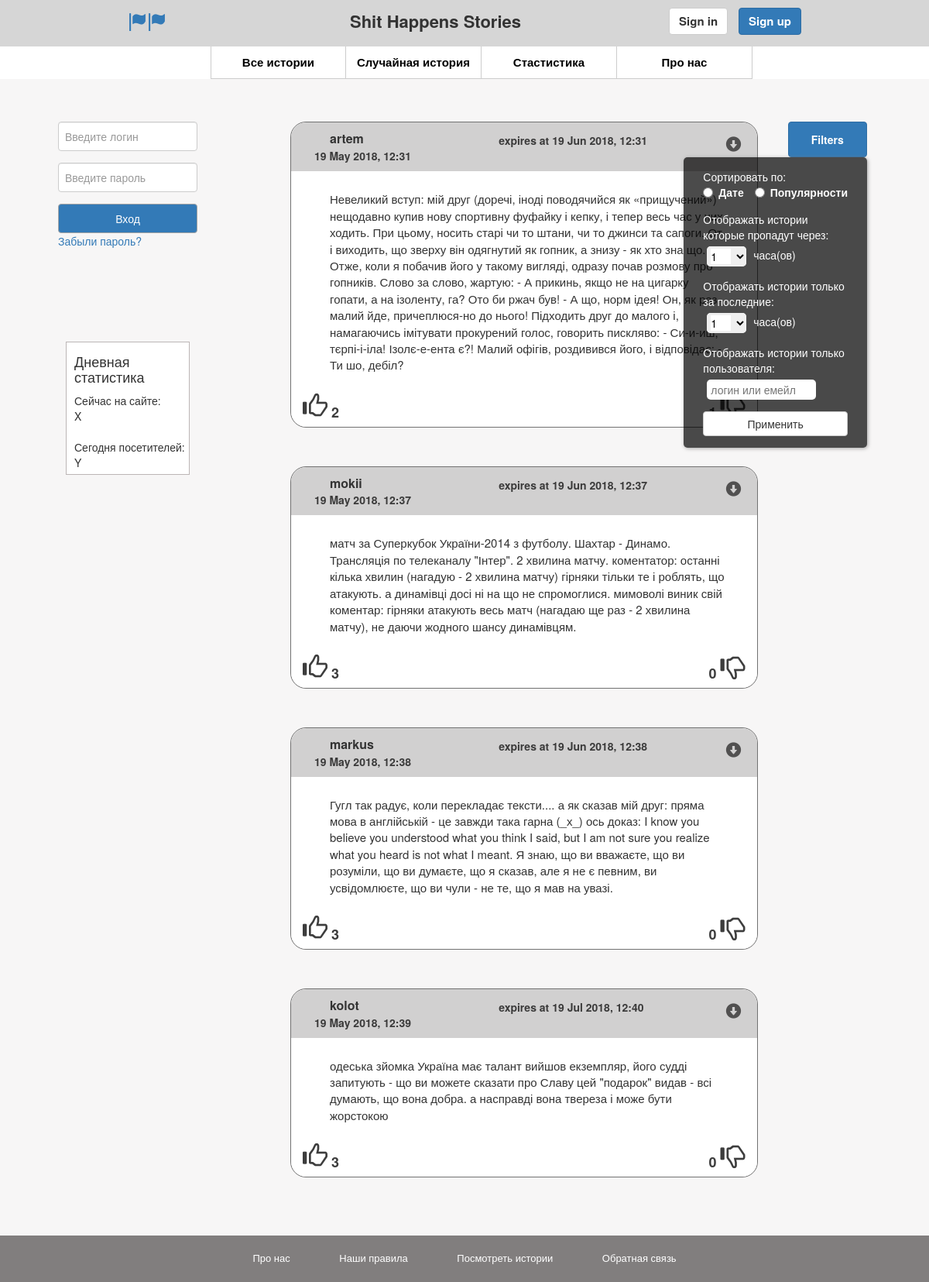
The app's page /mainsite/ShitHappens with its own data.
### mainsite/models.py (models this page shows, shortened)
class Story(models.Model):
    user_id = models.ForeignKey(User, on_delete=models.CASCADE)
    story_content = models.CharField(max_length=2048,null=False)
    create_date = models.DateTimeField(null=False)
    expire_date = models.DateTimeField(null=True)
    like_count = models.IntegerField(null=False)
    dislike_count = models.IntegerField(null=False)
    is_active = models.BooleanField(null=False)

### mainsite/views.py (the view)
# urls.py: path('ShitHappens', views.shithappens),
def shithappens(request):
	stories = Story.objects.all()
	data = { "stories": stories }
	return render(request, "ShitHappens.html", context=data)

### templates/ShitHappens.html (shortened to what this page needs)
{% extends "base.html" %}
{% load staticfiles %}
{% block content %}
	<div>
		<div class="myContainer">
			<div class="myContent">
				<div class="col-xs-3 text-justify">
					{% if user.is_authenticated %}
						{% include "myMenu.html" %}
					{% else %}
						{% include "sideLoginOffer.html" %}
					{% endif %}
					{% include "dayStat.html" %}
				</div>
				<div class="col-xs-9 myCreateStory-Filters">
					<div class="col-xs-10 myWall">
						<div>
							{% for story in stories %}
								{% include "storyTemplate.html" %}
							{% endfor %}
						</div>
					</div>
					<div class="col-xs-2">
						<button class="btn btn-primary filtersBtn" onclick="if (this.nextElementSibling.style.display!='none') this.nextElementSibling.style.display='none'; else this.nextElementSibling.style.display='block';">Filters</button>
						{% include "filters.html" %}
					</div>
				</div>
			</div>
		</div>
	</div>
{% endblock content %}

### templates/base.html (shortened to what this page needs)
<!DOCTYPE html>
{% load staticfiles %}
<html>
	<head>
		<link rel="stylesheet" href="{% static 'bootstrap/bootstrap.min.css' %}">
		<link rel="stylesheet" href="{% static 'css/commonStyles.css' %}">
		{% block links %}
			<link rel="stylesheet" href="{% static 'css/myMenu.css' %}">
			<link rel="stylesheet" href="{% static 'css/storyTemplateStyles.css' %}">
			<link rel="stylesheet" href="{% static 'css/filter.css' %}">
			<link rel="stylesheet" href="{% static 'css/createStoryStyles.css' %}">
		{% endblock links %}
	</head>
	<body>
		{% block header %}
			{% include "header.html" %}
		{% endblock header %}
		{% block nav %}
			{% include "nav.html" %}
		{% endblock nav %}
		{% block content %}{% endblock content %}
		{% block footer %}
			{% include "footer.html" %}
		{% endblock footer %}
	</body>
</html>

### templates/header.html
<header>
    <div>
        <div class="col-xs-2">
            <div class="myIconsContainer">
                <a class="myIconslink">
                    <span class="glyphicon glyphicon-flag"></span><span class="glyphicon glyphicon-flag"></span>
                </a>
            </div>
        </div>
        <div class="col-xs-7">
            <div class="myTitle">
                <h3>Shit Happens Stories</h3>
            </div>
        </div>
        <div class="col-xs-3">
            <div class="myBtns">
                <button class="btn btn-default">Sign in</button>
                <button class="btn btn-primary">Sign up</button>
            </div>
        </div>
    </div>
</header>

### templates/nav.html (shortened to what this page needs)
<nav>
	<div>
		<ul>
			<li id="mySecondChild"><a href="ShitHappens">Все истории</a></li><li><a href="#">Случайная история</a></li><li><a href="Stat">Стастистика</a></li><li><a href="AboutUs">Про нас</a></li>
		</ul>
	</div>
</nav>

### templates/sideLoginOffer.html
<div class="mySideMenuLogin">
	<form action="", role="form">
		<div class="form-group">
			<input type="email" class="form-control" name="login" placeholder="Введите логин">
		</div>
		<div class="form-group">
			<input type="password" class="form-control" name="email" placeholder="Введите пароль">
		</div>
		<input type="submit" name="" class="btn btn-primary" value="Вход">
		<a href="#">Забыли пароль?</a>
	</form>
</div>

### templates/dayStat.html
<div class="myDayStat">
	<h4>Дневная статистика</h4>
	<div>
		Сейчас на сайте: <br/> <span>X</span>
		<br/>
		<br/>
		Сегодня посетителей: <br/> <span>Y</span>
	</div>
</div>

### templates/storyTemplate.html
<div class="myStory">
	<div class="row myStoryHeader">
		<div class="col-xs-5">
			<div class="text-left myStoryLogin">{{ story.user_id }}</div>
			<div class="text-left myStoryDate">{{ story.create_date|date:"d M Y, H:i" }}</div>
		</div>
		<div class="col-xs-6">
			<div class="myStoryDuration">expires at {{ story.expire_date|date:"d M Y, H:i" }}</div>
		</div>
		<div class="col-xs-1 text-right">
			<span class="mystoryoptionsbtn glyphicon glyphicon-circle-arrow-down"></span>
		</div>
	</div>
	<div class="myStoryContent">
		<p>
			{{ story.story_content }}
		</p>
	</div>
	<div class="myStoryFooter">
		<div class="col-xs-3 text-left">
			<span class="glyphicon glyphicon-thumbs-up"></span> <span>{{ story.like_count }}</span>
		</div>
		<div class="col-xs-6"></div>
		<div class="col-xs-3 text-right">
			<span>{{ story.dislike_count }}</span> <span class="glyphicon glyphicon-thumbs-down"></span>
		</div>
	</div>
</div>

### templates/filters.html (shortened to what this page needs)
<html>
<body>
    <div class="myFilterOuterCon">
        <div class="myFilterCon">
            <div class="myFilterOverlay"></div>
            <div class="myFilterInnerCon">
                <div class="myFilterSortRadioCon">
                    <span>Сортировать по:</span>
                    <br>
                    <div class="radio-inline">
                        <label>
                            <input type="radio" name="optradio">Дате</label>
                    </div>
                    <div class="radio-inline">
                        <label>
                            <input type="radio" name="optradio">Популярности</label>
                    </div>
                </div>
                <div class="myFilterExpireSelect">
                    <span>Отображать истории которые пропадут через: </span>
                    <br>
                    <div class="myFilterDropdownInput">
                        <input type="text" name="format" size="1" value="1">
                    </div>
                    <span>часа(ов)</span>
                </div>
                <div class="myFilterLastTimeSelect">
                    <span>Отображать истории только за последние: </span>
                    <br>
                    <div class="myFilterDropdownInput">
                        <input type="text" name="format" size="1" value="1">
                    </div>
                    <span>часа(ов)</span>
                </div>
                <div class="myFilterUserSelect">
                    <span>Отображать истории только пользователя: </span>
                    <br>
                    <input type="text" name="format" size="15" value="" placeholder="логин или емейл">
                </div>
                <button type="button" class="btn btn-default btn-block" id="myFilterApplyBtnId">Применить</button>
            </div>
        </div>
    </div>
</body>
</html>

### templates/footer.html
<footer>
    <ul>
        <li><a href="AboutUs">Про нас</a></li>
        <li><a href="AboutUs">Наши правила</a></li>
        <li><a href="ShitHappens">Посмотреть истории</a></li>
        <li><a href="AboutUs">Обратная связь</a></li>
    </ul>
</footer>

### static/css/commonStyles.css (style rules this page uses)
body { background-color: #F7F6F6; min-width: 1100px; }
header { box-sizing: border-box; background-color: #D6D6D6; height: 60px; }
header > div { height: 60px; padding-top: 5px; }
header > div, nav > div { width: 900px; margin: auto; }
.myIconsContainer { text-align: left; margin-top: 10px; }
.myIconslink > span { font-size: 25px; }
.myTitle { text-align: center; }
.myTitle > h3 { margin-top: 10px; font-size: 22px; font-weight: 600; }
.myBtns { text-align: right; }
.myBtns > button { font-size: 15px; font-weight: 600; margin: 5px 0 0 10px; }
nav { background-color: white; margin-bottom: 30px; }
nav > div > ul { text-align: center; margin: 0; padding-left: 0; }
#mySecondChild { border-left: 1px solid #CCCCCC }
nav a { font-size: 30px; }
nav > div > ul > li { display: inline-block; border-bottom: 1px solid #CCCCCC; border-right: 1px solid #CCCCCC; box-sizing: border-box; width: 175px; }
nav > div > ul > li > a { color: black; font-weight: bolder; font-size: 15px; padding: 10px 0 5px; display: inline-block; width: 100%; transition: 0.5s; border-bottom: 5px solid transparent; }
footer { box-sizing: border-box; height: 60px; background-color: #817E7E; color: white; }
footer > ul { text-align: center; font-size: 13px; padding: 10px; margin: 0; }
footer > ul > li { display: inline-block; padding: 10px 30px; }
footer > ul > li > a { color: white; }

### static/css/myMenu.css (style rules this page uses)
.myContainer { width: 1100px; margin: auto; }
.myContent { overflow: hidden; min-height: 550px; }
.myContent > div:first-child { padding: 25px; }
.myDayStat { padding: 5px 5px 5px 10px; margin: 120px 10px 50px; border: 1px solid #BCB6B6; background-color: white; width: 160px; }
.mySideMenuLogin .form-control { padding: 18px 8px; }
.mySideMenuLogin input[type="submit"] { width: 80%; font-size: 14px; padding: 8px; border: 1px solid #A4A4A4; }
.mySideMenuLogin input[type="email"], .mySideMenuLogin input[type="password"] { width: 80%; }
.filtersBtn { width: 100%; font-size: 14px; font-weight: bolder; padding: 12px 15px; margin-top: 25px; }
.myWall { padding: 25px 10px 25px 25px; }
.myWall > div:first-child { padding: 0 14px 0 10px; }

### static/css/storyTemplateStyles.css (style rules this page uses)
.myStory { border: 1px solid #727272; border-radius: 20px; box-sizing: border-box; margin-bottom: 50px; }
.myStoryHeader, .myStoryFooter { box-sizing: border-box; background-color: #D1D0D0; border-radius: 20px 20px 0 0; padding: 10px 15px; margin: 0; }
.myStoryContent { box-sizing: border-box; background-color: white; padding: 25px 40px 15px 50px; font-size: 15px; }
.myStoryFooter { background-color: white; border-radius: 0 0 20px 20px; padding: 0 0 5px; overflow: auto; }
.myStoryFooter > div, .myStoryDate, .myStoryDuration { font-size: 18px; font-weight: bolder; opacity: 0.95; }
.myStoryFooter > div:first-child > span:first-child, .myStoryFooter > div:nth-child(3) > span:nth-child(2) { font-size: 32px; transition: 0.2s; }
.myStoryLogin { font-size: 16px; font-weight: bolder; padding-left: 20px; }
.myStoryDate, .myStoryDuration { font-size: 14px; }
.myStoryDuration { height: 100%; vertical-align: bottom; line-height: 100%; display: inline-block; }
.myStoryHeader > div:nth-child(3) { padding: 5px; font-size: 20px; color: #515050; }
.myStoryHeader > div:nth-child(3) > span { transition: 0.3s; }
.mystoryoptionsbtn { cursor: pointer; display: inline-block; user-select: none; }

### static/css/filter.css (style rules this page uses)
.myFilterOuterCon { position: relative; }
.myFilterCon { position: absolute; right: 0px; padding: 0; margin: 0; border: 0; z-index: 1; }
.myFilterOverlay { position: absolute; background-color:black; border-radius: 5px; width: 100%; height: 100%; opacity: 0.70; z-index: -1; box-shadow: 1px 1px 5px grey; }
.myFilterInnerCon { padding: 15px 25px; color: white; }
.myFilterSortRadioCon { white-space: nowrap; margin-bottom: 10px; }
.myFilterExpireSelect { margin-bottom: 10px; }
.myFilterDropdownInput { position: relative; font-size: inherit; border-radius: 5px; background-color: white; overflow: hidden; padding: 3px 5px; margin: 5px; padding-right: 20px; display: inline-block; vertical-align: middle; z-index: 1; }
.myFilterDropdownInput > input { color: black; display: inline-block; padding: 0; margin: 0; border: 0; }
.myFilterLastTimeSelect { margin-bottom: 10px; }
.myFilterUserSelect { margin-bottom: 10px; }
.myFilterUserSelect > input { color: black; border-radius: 5px; padding: 3px 5px; margin: 5px; border:0; }
#myFilterApplyBtnId { padding: 5px; margin: 0; }

### records on screen
Story: user_id "artem", create_date "19 May 2018, 12:31", expire_date "19 Jun 2018, 12:31", story_content "Невеликий вступ: мій друг (доречі, іноді поводячийся як «прищучений») нещодавно купив нову спортивну фуфайку і кепку, і тепер весь час у них ходить. При цьому, носить старі чи то штани, чи то джинси та сапоги. От і виходить, що зверху він одягнутий як гопник, а знизу - як хто зна що. Отже, коли я побачив його у такому вигляді, одразу почав розмову про гопників. Слово за слово, жартую: - А прикинь, якщо не на цигарку гопати, а на ізоленту, га? Ото би ржач був! - А що, норм ідея! Он, як раз, малий йде, причеплюся-но до нього! Підходить друг до малого і, намагаючись імітувати прокурений голос, говорить пискляво: - Си-и-иш, тєрпі-і-іла! Ізолє-е-ента є?! Малий офігів, роздивився його, і…", like_count "2"
Story: user_id "mokii", create_date "19 May 2018, 12:37", expire_date "19 Jun 2018, 12:37", story_content "матч за Суперкубок України-2014 з футболу. Шахтар - Динамо. Трансляція по телеканалу \"Інтер\". 2 хвилина матчу. коментатор: останні кілька хвилин (нагадую - 2 хвилина матчу) гірняки тільки те і роблять, що атакують. а динамівці досі ні на що не спромоглися. мимоволі виник свій коментар: гірняки атакують весь матч (нагадаю ще раз - 2 хвилина матчу), не даючи жодного шансу динамівцям.", like_count "3", dislike_count "0"
Story: user_id "markus", create_date "19 May 2018, 12:38", expire_date "19 Jun 2018, 12:38", story_content "Гугл так радує, коли перекладає тексти.... а як сказав мій друг: пряма мова в англійській - це завжди така гарна (_х_) ось доказ: I know you believe you understood what you think I said, but I am not sure you realize what you heard is not what I meant. Я знаю, що ви вважаєте, що ви розуміли, що ви думаєте, що я сказав, але я не є певним, ви усвідомлюєте, що ви чули - не те, що я мав на увазі.", like_count "3", dislike_count "0"
Story: user_id "kolot", create_date "19 May 2018, 12:39", expire_date "19 Jul 2018, 12:40", story_content "одеська зйомка Україна має талант вийшов екземпляр, його судді запитують - що ви можете сказати про Славу цей \"подарок\" видав - всі думають, що вона добра. а насправді вона твереза і може бути жорстокою", like_count "3", dislike_count "0"
